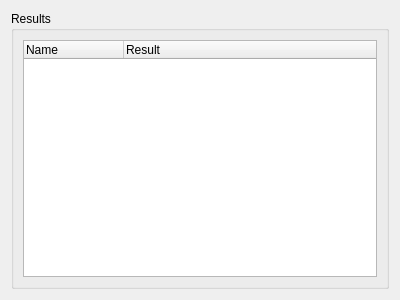
<?xml version="1.0" encoding="UTF-8"?>
<ui version="4.0">
 <class>Elpida::Application::CustomBenchmarkResultsView</class>
 <widget class="QWidget" name="CustomBenchmarkResultsView">
  <property name="geometry">
   <rect>
    <x>0</x>
    <y>0</y>
    <width>400</width>
    <height>300</height>
   </rect>
  </property>
  <property name="windowTitle">
   <string>Form</string>
  </property>
  <layout class="QHBoxLayout" name="horizontalLayout">
   <item>
    <widget class="QGroupBox" name="gbResults">
     <property name="title">
      <string>Results</string>
     </property>
     <layout class="QHBoxLayout" name="horizontalLayout_2">
      <item>
       <widget class="QTreeWidget" name="twResults">
        <column>
         <property name="text">
          <string>Name</string>
         </property>
        </column>
        <column>
         <property name="text">
          <string>Result</string>
         </property>
        </column>
       </widget>
      </item>
     </layout>
    </widget>
   </item>
  </layout>
 </widget>
 <resources/>
 <connections/>
</ui>
